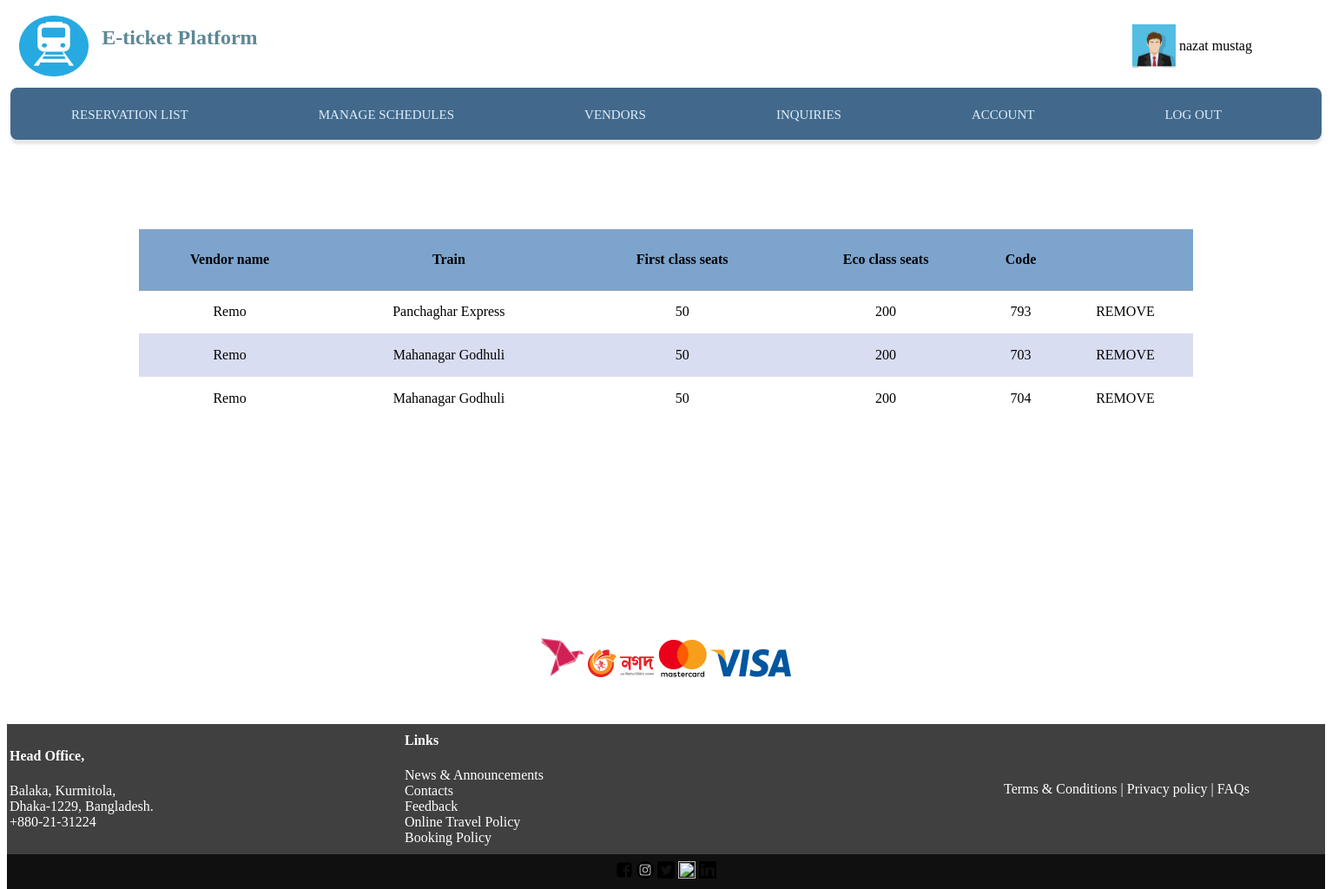
Screenshot of /view/Vendors.php (signed in) with the database file from the repository.
### tables this page shows
CREATE TABLE `emp` (
  `username` varchar(100) NOT NULL,
  `phone` varchar(100) NOT NULL,
  `email` varchar(100) NOT NULL,
  `address` varchar(100) NOT NULL,
  `password` varchar(100) NOT NULL,
  `gender` varchar(100) NOT NULL,
  `dob` varchar(100) NOT NULL,
  `nid` varchar(100) NOT NULL
);

CREATE TABLE `addtrain` (
  `VendorName` varchar(30) NOT NULL,
  `TrainCode` varchar(30) NOT NULL,
  `TrainName` varchar(30) NOT NULL,
  `FirstClass` int(50) NOT NULL,
  `EcoClass` int(200) NOT NULL
);

### control/VendorsCheck.php (called while the page is built, shortened)
<?php
include("../model/mydb.php");
$mydb= new MyDB();
$conObj = $mydb->openCon();
$data = $mydb->getUserEmail($conObj,"emp",$_SESSION['email']);
if($data->num_rows>0)
{
    while($row=$data->fetch_assoc())
    {
        $name=$row['username'];
        $file=$row['nid'];
    }
}
$mydb1= new MyDB();
$conObj1 = $mydb1->openCon();
$data1 = $mydb1->getVendors($conObj1,"addtrain");

### model/mydb.php (called while the page is built, shortened)
<?php
class MyDB{
    function getUserEmail($con,$table,$email)
    {
        $sql="SELECT * FROM $table WHERE email='$email'";
        $db=$con->query($sql);
        return $db;
    }
    function getVendors($con,$table)
    {
        $sql="SELECT * FROM $table";
        $db=$con->query($sql);
        return $db;
    }
}
?>

### view/Vendors.php (the view, shortened to what this page needs)
<?php
     include "../control/VendorsCheck.php";
?>
<html>
    <head>
        <link rel="stylesheet" type="text/css" href="../css/mycss.css">
    </head>
    <body>
    <table height=90 width=1500>
            <tr>
                <td width=7% align="center"><a href="../view/EmpHome.php"><img src="../resources/train2.png" width=80px height=70px></a></td>
                <td width=73%><h2><font color="#5D8896">E-ticket Platform</font></h2></td>
                <td width=10% align="right"> <img src="<?php echo $file; ?>" width=50px height=50px></td>
                <td width=10% align="left">
                    <?php
                           echo $name;
                        ?>
                </td>
            </tr>
        </table>
        <table width=100% height=60>
            <tr>
              <td class="navtable">
                 <div class="container">
                 <nav>
                  <ul>
                    <li><a href="../view/Reservations.php">Reservation List</li>
                    <li>  <a href="../view/Schedule.php">Manage schedules</li>
                    <li>  <a href="../view/Vendors.php">Vendors</li>
                    <li>  <a href="../view/Inquiries.php">Inquiries</li>
                    <li> <a href="../view/EditAcc.php">Account</li>
                    <li>  <a href="../control/logout2.php">Log out</li>
                  </ul>
                </nav>
                </div>
             </td>
           </tr>
        </table>
        <div class="mainTable">
        <div class="mainTable2">
                <table align='center' width=80% bgcolor="white">
                <?php
                    echo '<tr>';
                    echo '<th >Vendor name</th><th>Train</th><th>First class seats</th><th>Eco class seats</th><th>Code</th><th></th>';
                    echo '</tr>';
                    while($row=$data1->fetch_assoc())
                    {
                        echo '<tr>';
                        echo '<td align="center">'.$row['VendorName'].'</td>';
                        echo '<td align="center">'.$row['TrainName'].'</td>';
                        echo '<td align="center">'.$row['FirstClass'].'</td>';
                        echo '<td align="center">'.$row['EcoClass'].'</td>';
                        echo '<td align="center">'.$row['TrainCode'].'</td>';
                        echo '<td class="scdeltd" align="center"><a href="../view/Vendors.php?Vendor='.$row['VendorName'].'&Code='.$row['TrainCode'].'">Remove</a></td>';
                        echo '</tr>';
                    }
                ?>
               </table>
                </div>
               </div>
        <?php include('../view/footer2.php'); ?>
    </body>
</html>

### css/mycss.css (style rules this page uses)
div.mainTable { position:relative; top: 100px; }
div.mainTable2 table { border-collapse: collapse; max-height: 50px; overflow-y: scroll; }
div.mainTable2 th { height: 70px; border-bottom: 1px solid #979daf; background-color: #4985b9a2; }
div.mainTable2 tr td { height: 50px; }
div.mainTable2 tr:nth-child(odd) { background-color: #d9ddf1; }
div.mainTable2 tr:nth-child(even) { background-color: #ffffff; }
.scdeltd a { border-radius: 10px; text-decoration: none; text-transform: uppercase; color: #050505; }
.container { width: 100%; display: flex; align-items: center; justify-content: center; }
nav { position: relative; width: 1500px; height: 50px; border-radius: 8px; background: #42698b; padding: 5px; box-shadow: 0 5px 3px 0 rgba(0,0,0,.1); }
nav ul li { list-style: none; display: inline-block; font-size: 15px; font-weight: 500; color: white; cursor: pointer; z-index: 2; }
nav a { font-size: 15px; display: inline-block; padding: 0px 25px; line-height: 40px; text-transform: uppercase; color: rgb(224, 237, 252); text-decoration: none; position: relative; text-align: center; bottom: 10px; z-index: 2; transition: color 0.1s; }
nav a::after { content: ''; background: #06395b; width: 250px; height: 100%; border-radius: 8px; position: absolute; top: 50%; left: 50%; transform: translate(-50%,-50%); z-index: -1; opacity: 0; }

### rows the page displays
emp: nid (picture), username "nazat mustag"
addtrain: VendorName "Remo", TrainName "Panchaghar Express", FirstClass "50", EcoClass "200", TrainCode "793"
addtrain: VendorName "Remo", TrainName "Mahanagar Godhuli", FirstClass "50", EcoClass "200", TrainCode "703"
addtrain: VendorName "Remo", TrainName "Mahanagar Godhuli", FirstClass "50", EcoClass "200", TrainCode "704"
